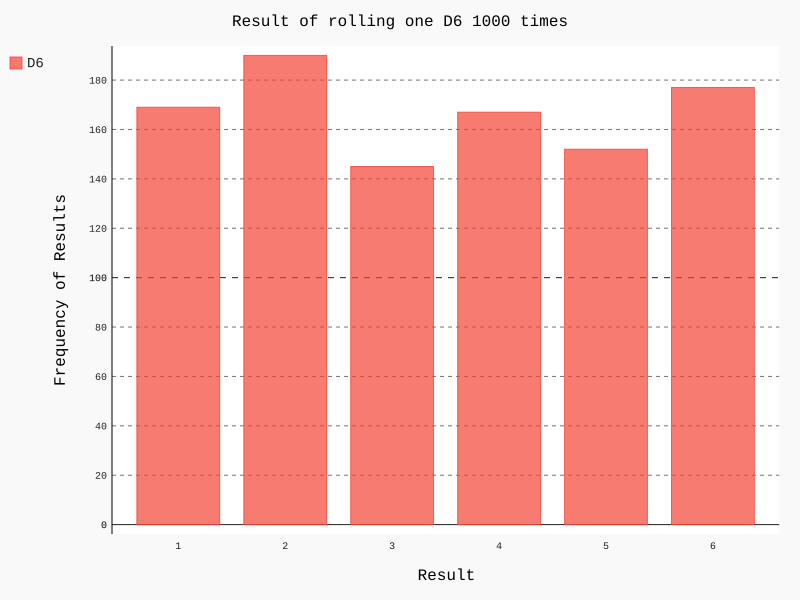

Write Python code to recreate this figure.
'''
@Author: your name
@Date: 2020-07-29 10:56:10
@LastEditTime: 2020-07-29 11:26:55
@LastEditors: Please set LastEditors
@Description: In User Settings Edit
@FilePath: \learn_matplotlib\die_visual.py
'''
import pygal

from die import Die

die = Die()

# 掷几次骰子同时把结果保存在results中
results = []

for roll_number in range(1000):
    result = die.roll()
    results.append(result)

frequencies = []

for value in range(1, die.number_sides + 1):
    frequency = results.count(value)
    frequencies.append(frequency)

# 对结果进行可视化
line_chart = pygal.Bar()

line_chart.title = "Result of rolling one D6 1000 times"
line_chart.x_labels = list(range(1, 7))
line_chart.x_title = "Result"
line_chart.y_title = "Frequency of Results"

line_chart.add("D6", frequencies)
line_chart.render_to_file('die_visual.svg')
